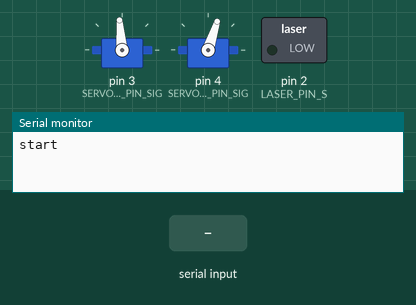
This sketch was run on a simulated Arduino Leonardo, built with avr-gcc and run on an emulated ATmega32U4. On the bench: 2 × servo, switched loads named in the sketch (green lamp = pin HIGH), the last lines printed to the serial monitor. The inputs (shaded band) are chosen by the test bench. Random numbers use the default seed unless the sketch sets one.

Above: at 1.2 s.
1.3 s: "Laser On/Off\n" received over the second serial link
At 4.1 s:
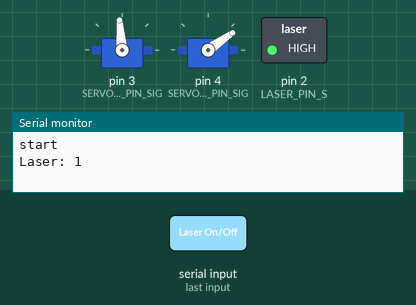
4.3 s: "Laser On/Off\n" received over the second serial link
At 5.0 s:
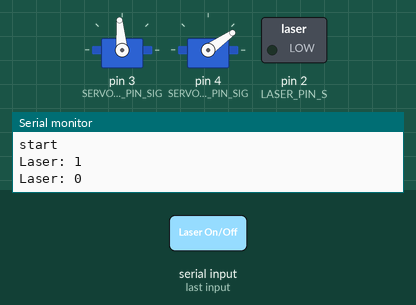
5.8 s: "Up\n" received over the second serial link
At 7.7 s:
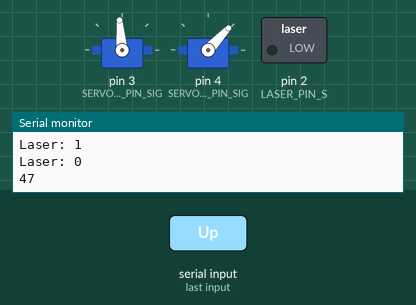
8.8 s: "Autoplay\n" received over the second serial link
At 11.7 s:
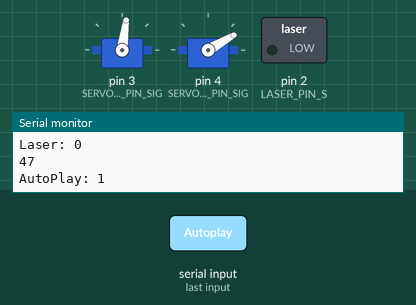
11.8 s: "Area +\n" received over the second serial link
20.8 s: "Area +\n" received over the second serial link
Timing chart, 0 to 24.8 s (numbered marks = the images above; inputs shaded):
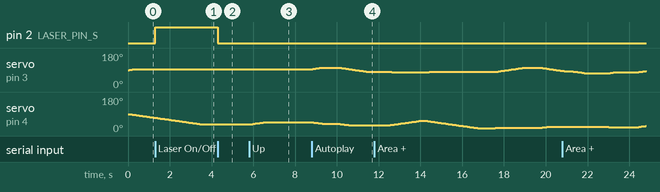

Measured:
- after the input at 1.3 s, pin 2 (LASER_PIN_S): LOW → HIGH at once
- after the input at 4.3 s, pin 2 (LASER_PIN_S): HIGH → LOW at once
- after the input at 5.8 s, servo on pin 4 (SERVO9G2_PIN_SIG): moves from 35° to 47° over 0.72 s, starting at once
- after the input at 8.8 s, servo on pin 3 (SERVO9G1_PIN_SIG): rises from 95° to 103° in 0.46 s, then falls to 82° in 2.1 s; servo on pin 4 (SERVO9G2_PIN_SIG): moves from 47° to 30° over 1.8 s, starting at once

The sketch:

LaserCat.ino
```cpp
// Include Libraries
#include "Arduino.h"
#include "BTHC05.h"
#include "VarSpeedServo.h"

// Pin Definitions
#define BTHC05_PIN_RXD	10
#define BTHC05_PIN_TXD	11
#define LASER_PIN_S	2
#define SERVO9G1_PIN_SIG	3
#define SERVO9G2_PIN_SIG	4

// Global variables and defines
// object initialization
VarSpeedServo servo9g1;
VarSpeedServo servo9g2;
BTHC05 bthc05(BTHC05_PIN_RXD, BTHC05_PIN_TXD);

bool laserState = 0;
bool autoplayState = 0;

const int servoSpeed = 10;
const int seqIntervalDelta = 50;
const int manualyServoMinStep = 5;
const int manualyServoMaxStep = 20;
const int minimalRangeSize = 10;

// Change these parameters to define the rectangular play area
int servo1Min = 80;
int servo1Max = 110;
int servo2Min = 20;
int servo2Max = 50;

int servo1pos = (servo1Min + servo1Max) / 2;
int servo2pos = (servo2Min + servo2Max) / 2;
int delayVal = 300;


// Setup the essentials for your circuit to work. It runs first every time your circuit is powered with electricity.
void setup()
{
  // Setup Serial which is useful for debugging
  // Use the Serial Monitor to view printed messages
  Serial.begin(9600);
  while (!Serial) ; // wait for serial port to connect. Needed for native USB
  Serial.println("start");

  bthc05.begin(9600);
  //This example uses HC-05 Bluetooth to communicate with an Android device.
  //Download bluetooth terminal from google play store, https://play.google.com/store/apps/details?id=Qwerty.BluetoothTerminal&hl=en
  //Pair and connect to 'HC-05', the default password for connection is '1234'.
  //You should see this message from your arduino on your android device
  bthc05.println("Bluetooth On....");

  servo9g1.attach(SERVO9G1_PIN_SIG);         // 1. attach the servo to correct pin to control it.
  servo9g2.attach(SERVO9G2_PIN_SIG);         // 1. attach the servo to correct pin to control it.
  pinMode(LASER_PIN_S, OUTPUT);
  // start with laser off
  digitalWrite(LASER_PIN_S, laserState);
  servo9g2.write(servo2pos , servoSpeed);
  servo9g1.write(servo1pos , servoSpeed);
}

// Main logic of your circuit. It defines the interaction between the components you selected. After setup, it runs over and over again, in an eternal loop.
void loop()
{
  String bthc05Str = "";
  //Receive String from bluetooth device
  if (bthc05.available())
  {
    //Read a complete line from bluetooth terminal
    bthc05Str = bthc05.readStringUntil('\n');
    // Print raw data to serial monitor
    // Serial.print("BT Raw Data: ");
    // Serial.println(bthc05Str);
  }

  // Settings
  // Turn laser On/Off
  if (bthc05Str == "Laser On/Off") {
    laserState = !laserState;
    digitalWrite(LASER_PIN_S, laserState);
    Serial.print("Laser: ");
    Serial.println(laserState);
  }
  // decrease the delay between random points in Autoplay mode
  else if (bthc05Str == "Speed Up") {
    delayVal -= seqIntervalDelta;
    Serial.print("delay: ");
    Serial.println(delayVal);
  }
  // increase the delay between random points in Autoplay mode
  else if (bthc05Str == "Speed Down") {
    delayVal += seqIntervalDelta;
    Serial.print("delay: ");
    Serial.println(delayVal);
  }
  // Enable Autoplay - random points
  else if (bthc05Str == "Autoplay") {
    autoplayState = !autoplayState;
    Serial.print("AutoPlay: ");
    Serial.println(autoplayState);
  }
  // Widen the servo margins
  else if (bthc05Str == "Area +") {
    servo1Min -= 5;
    servo1Max += 5;
    servo2Min -= 5;
    servo2Max += 5;

    servo1Min  = constrain(servo1Min, 0, servo1Max);
    servo1Max  = constrain(servo1Max, servo1Min, 180);
    servo2Min  = constrain(servo2Min, 0, servo2Max);
    servo2Max  = constrain(servo2Max, servo2Min, 180);
    Serial.print("Area +: ");
    char buf[20];
    sprintf(buf, "%d,%d,%d,%d", servo1Min, servo1Max, servo2Min, servo2Max);
    Serial.println(buf);
  }
  // tighten the servo margins
  else if (bthc05Str == "Area -") {
    if (servo1Max - servo1Min > minimalRangeSize) {
      servo1Min += 5;
      servo1Max -= 5;
    }
    if (servo2Max - servo2Min > minimalRangeSize) {
      servo2Min += 5;
      servo2Max -= 5;
    }
    Serial.print("Area -: ");
    char buf[20];
    sprintf(buf, "%d,%d,%d,%d", servo1Min, servo1Max, servo2Min, servo2Max);
    Serial.println(buf);
  }


  // Functionality
  if (autoplayState || bthc05Str == "Random Position") {
    servo9g2.write(random(servo2Min, servo2Max), servoSpeed);
    servo9g1.write(random(servo1Min, servo1Max), servoSpeed);
    // waits until servos reaches destination
    servo9g2.wait();
    servo9g1.wait();
    delay(random(delayVal, delayVal * 5));
  }
  else {
    // Move the laser manually in random size steps from 5 - 20 deg
    if (bthc05Str == "Up") {
      servo2pos += random(manualyServoMinStep, manualyServoMaxStep);
      servo2pos = constrain(servo2pos, servo2Min, servo2Max);
      servo9g2.write(servo2pos, servoSpeed);
      // waits until servo reaches destination
      servo9g2.wait();
      Serial.println(servo2pos);
    }
    else if (bthc05Str == "Down") {
      servo2pos -= random(manualyServoMinStep, manualyServoMaxStep);
      servo2pos = constrain(servo2pos, servo2Min, servo2Max);
      servo9g2.write(servo2pos, servoSpeed);
      // waits until servo reaches destination
      servo9g2.wait();
      Serial.println(servo2pos);
    }
    else if (bthc05Str == "Left") {
      servo1pos += random(manualyServoMinStep, manualyServoMaxStep);
      servo1pos = constrain(servo1pos, servo1Min, servo1Max);
      servo9g1.write(servo1pos, servoSpeed);
      // waits until servo reaches destination
      servo9g1.wait();
    }
    else if (bthc05Str == "Right") {
      servo1pos -= random(manualyServoMinStep, manualyServoMaxStep);
      servo1pos = constrain(servo1pos, servo1Min, servo1Max);
      servo9g1.write(servo1pos, servoSpeed);
      // waits until servo reaches destination
      servo9g1.wait();
    }
  }
}


/*******************************************************

     Circuito.io is an automatic generator of schematics and code for off
     the shelf hardware combinations.

     Copyright (C) 2016 Roboplan Technologies Ltd.

     This program is free software: you can redistribute it and/or modify
     it under the terms of the GNU General Public License as published by
     the Free Software Foundation, either version 3 of the License, or
     (at your option) any later version.

     This program is distributed in the hope that it will be useful,
     but WITHOUT ANY WARRANTY; without even the implied warranty of
     MERCHANTABILITY or FITNESS FOR A PARTICULAR PURPOSE.  See the
     GNU General Public License for more details.

     You should have received a copy of the GNU General Public License
     along with this program.  If not, see <http://www.gnu.org/licenses/>.

     In addition, and without limitation, to the disclaimers of warranties
     stated above and in the GNU General Public License version 3 (or any
     later version), Roboplan Technologies Ltd. ("Roboplan") offers this
     program subject to the following warranty disclaimers and by using
     this program you acknowledge and agree to the following:
     THIS PROGRAM IS PROVIDED ON AN "AS IS" AND "AS AVAILABLE" BASIS, AND
     WITHOUT WARRANTIES OF ANY KIND EITHER EXPRESS OR IMPLIED.  ROBOPLAN
     HEREBY DISCLAIMS ALL WARRANTIES, EXPRESS OR IMPLIED, INCLUDING BUT
     NOT LIMITED TO IMPLIED WARRANTIES OF MERCHANTABILITY, TITLE, FITNESS
     FOR A PARTICULAR PURPOSE, NON-INFRINGEMENT, AND THOSE ARISING BY
     STATUTE OR FROM A COURSE OF DEALING OR USAGE OF TRADE.
     YOUR RELIANCE ON, OR USE OF THIS PROGRAM IS AT YOUR SOLE RISK.
     ROBOPLAN DOES NOT GUARANTEE THAT THE PROGRAM WILL BE FREE OF, OR NOT
     SUSCEPTIBLE TO, BUGS, SECURITY BREACHES, OR VIRUSES. ROBOPLAN DOES
     NOT WARRANT THAT YOUR USE OF THE PROGRAM, INCLUDING PURSUANT TO
     SCHEMATICS, INSTRUCTIONS OR RECOMMENDATIONS OF ROBOPLAN, WILL BE SAFE
     FOR PERSONAL USE OR FOR PRODUCTION OR COMMERCIAL USE, WILL NOT
     VIOLATE ANY THIRD PARTY RIGHTS, WILL PROVIDE THE INTENDED OR DESIRED
     RESULTS, OR OPERATE AS YOU INTENDED OR AS MAY BE INDICATED BY ROBOPLAN.
     YOU HEREBY WAIVE, AGREE NOT TO ASSERT AGAINST, AND RELEASE ROBOPLAN,
     ITS LICENSORS AND AFFILIATES FROM, ANY CLAIMS IN CONNECTION WITH ANY OF
     THE ABOVE.
********************************************************/
```

BTHC05.cpp
```cpp
#include "BTHC05.h"

/*
* Constructor for SoftwareSerial case.
*/
BTHC05::BTHC05(int pinRx, int pinTx) : SoftwareSerial(pinRx, pinTx)
{
  pinMode(pinRx, INPUT);
  pinMode(pinTx, OUTPUT);
	begin(9600);
}
```

BTHC05.h
```cpp
/** \addtogroup BTHC05
 *  @{
 */

// BTHC05.h

#ifndef _BTHC05_H
#define _BTHC05_H

#include <Arduino.h>
#include <SoftwareSerial.h>


class BTHC05 : public SoftwareSerial
{
	public:
		/*
		* Constructor for SoftwareSerial case.
		*/
		BTHC05(int pinRx, int pinTx);


};
#endif	//_BTHC05_H
/** @}*/
```
